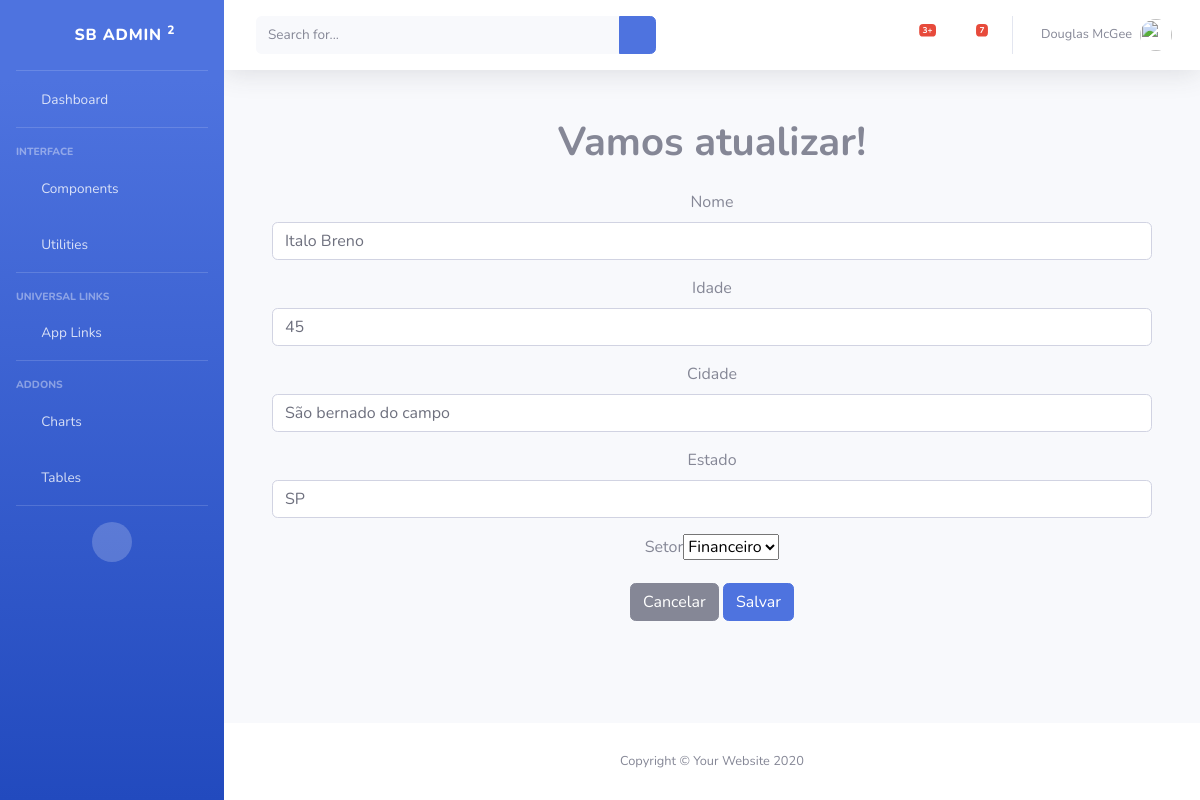
The page /pessoa/update/1/ (signed in) on the database as committed earlier.
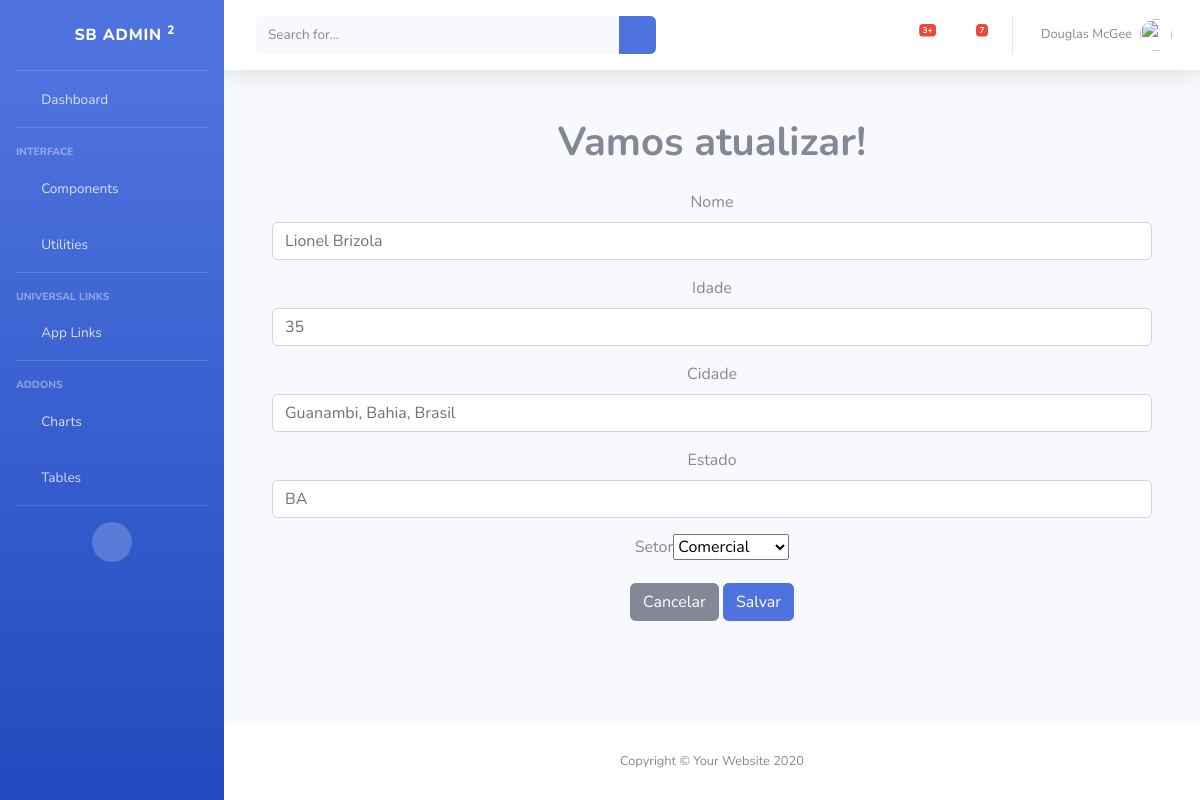
The same page on the database as committed later.
### pessoa/models.py (models this page shows, shortened)
class Pessoa(models.Model):
    nome = models.CharField(max_length=100)
    idade = models.IntegerField()
    cidade = models.CharField(max_length=100)
    estado = models.CharField(max_length=2)
    data = models.DateTimeField(auto_now_add=True)
    setor = models.ForeignKey(Setor, on_delete=models.CASCADE)

### setor/models.py (models this page shows)
class Setor(models.Model):
    nome = models.CharField(max_length=100)
    filiais = models.ManyToManyField(Filial, related_name='setores')
    def __str__(self):
        return self.nome

### pessoa/views.py (the view)
# urls.py: path('update/<int:id_pessoa>/', views.update, name='update'),
@login_required
@permission_required('pessoa.change_pessoa', raise_exception=True)
def update(request, id_pessoa):
    pessoa = get_object_or_404(Pessoa, id=id_pessoa)
    if request.method == 'POST':
        form = PessoaForm(request.POST, instance=pessoa)
        if form.is_valid():
            form.save()
            return redirect('pessoa:read')
    else:
        form = PessoaForm(instance=pessoa)
    return render(request, 'pessoa/atualizando.html', {'form': form})

### pessoa/form.py
class PessoaForm(ModelForm):
    class Meta:
        model = Pessoa
        fields = ['nome', 'idade', 'cidade', 'estado', 'setor']

### template/pessoa/atualizando.html (shortened to what this page needs)
{% extends '_base.html' %}
{% load bootstrap5 %}
{% block content %}
<main class="text-center">
    <h1 class="mt-5"><strong>Vamos atualizar!</strong></h1>
    <main class="container text-center">
        <form method="post" action="" class="mt-4">
            <div class="form-group">
                {% bootstrap_form form %}
            </div>
            <div class="form-group mt-3">
                <button type="button" class="btn btn-secondary">Cancelar</button>
                <button type="submit" class="btn btn-primary">Salvar</button>
            </div>
        </form>
    </main>
</main>
{% endblock %}

Rows that differ between the two databases and show on the page:
changed Pessoa: nome "Italo Breno" → "Lionel Brizola"; idade "45" → "35"; cidade "São bernado do campo" → "Guanambi, Bahia, Brasil"; estado "SP" → "BA"; setor "Financeiro" → "Comercial"
